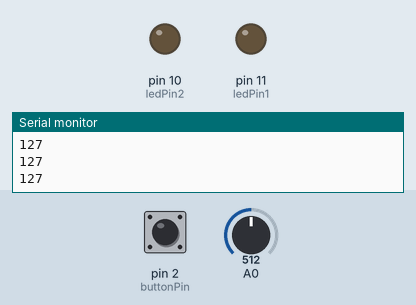
A sketch run on a simulated Arduino Uno, built with avr-gcc and run on an emulated ATmega328P. On the bench: output pins drawn as LEDs (lit = HIGH), the last lines printed to the serial monitor. Inputs (shaded band) come from the test bench; at power-on: pin 2 (buttonPin) LOW, A0 = 512.

Above: at 1.2 s.
1.3 s: pin 2 (buttonPin) pulled HIGH for 0.15 s
At 1.9 s:
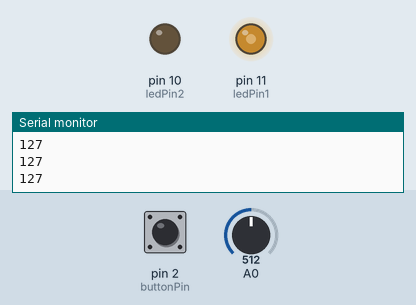
2.9 s: A0 set to 716
At 3.5 s:
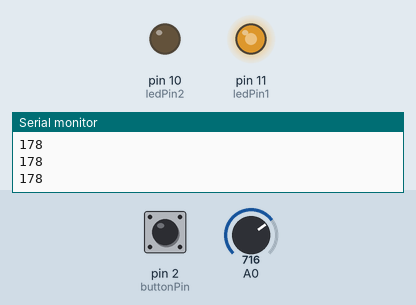
4.4 s: A0 set to 900
At 5.1 s:
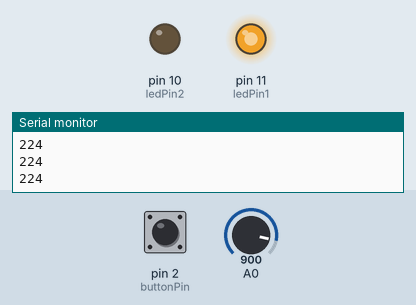
5.9 s: pin 2 (buttonPin) pulled HIGH for 1 s
At 6.6 s:
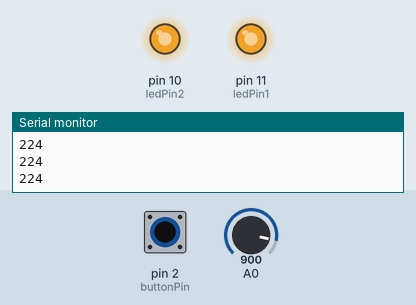
8.4 s: A0 set to 306
At 9.6 s:
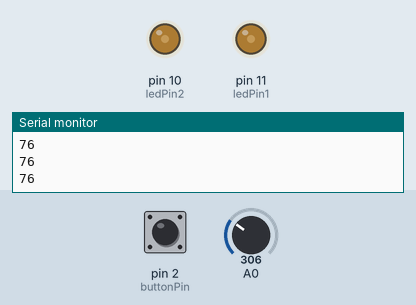
9.9 s: A0 set to 122
At 11.3 s:
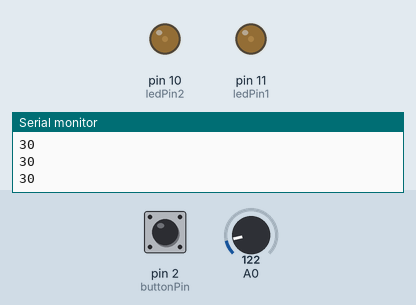
Timing chart, 0 to 12.4 s (numbered marks = the images above; inputs shaded):
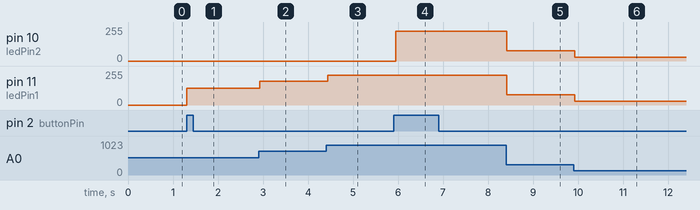

Measured:
- after the input at 1.3 s, pin 11 (ledPin1): 0/255 → 127/255 at once
- after the input at 2.9 s, pin 11 (ledPin1): 127/255 → 178/255 at once
- after the input at 4.4 s, pin 11 (ledPin1): 178/255 → 224/255 at once
- after the input at 5.9 s, pin 10 (ledPin2): 0/255 → 224/255 after 0.05 s
- after the input at 8.4 s, pin 10 (ledPin2), pin 11 (ledPin1): 224/255 → 76/255 at once
- after the input at 9.9 s, pin 10 (ledPin2), pin 11 (ledPin1): 76/255 → 30/255 at once

The sketch:

04_dial.ino
```cpp
// 핀 번호 정의
const int buttonPin = 2;  // 버튼 핀
const int ledPin1 = 11;
const int ledPin2 = 10;  // LED 핀

// 변수 선언
int buttonState = 0;      // 버튼 상태 저장 (HIGH 또는 LOW)
int lastButtonState = 0;  // 이전 버튼 상태 저장
int ledState = 0;         // LED 상태 저장 (ON 또는 OFF)
int brightness = 0;

void setup() {
  // 핀 모드 설정
  pinMode(buttonPin, INPUT);
  pinMode(ledPin1, OUTPUT);
  pinMode(ledPin2, OUTPUT);
  Serial.begin(9600);
}

void loop() {
  // 버튼 상태 읽기
  buttonState = digitalRead(buttonPin);
  brightness = map(analogRead(0), 0, 1023, 0, 255);
  Serial.println(brightness);

  // 버튼의 상태가 변경되었는지 확인
  if (buttonState != lastButtonState) {
    // 버튼이 눌리면 LED 상태 토글
    if (buttonState == HIGH) {
      ledState++;
    }
  }

  if (ledState % 3 == 0) {
    analogWrite(ledPin1, 0);
    analogWrite(ledPin2, 0);
  } else if (ledState % 3 == 1) {
    analogWrite(ledPin1, brightness);
    analogWrite(ledPin2, 0);
  } else if (ledState % 3 == 2) {
    analogWrite(ledPin1, brightness);
    analogWrite(ledPin2, brightness);
  }
  delay(50);
  // 현재 버튼 상태를 이전 버튼 상태로 업데이트
  lastButtonState = buttonState;
}
```
